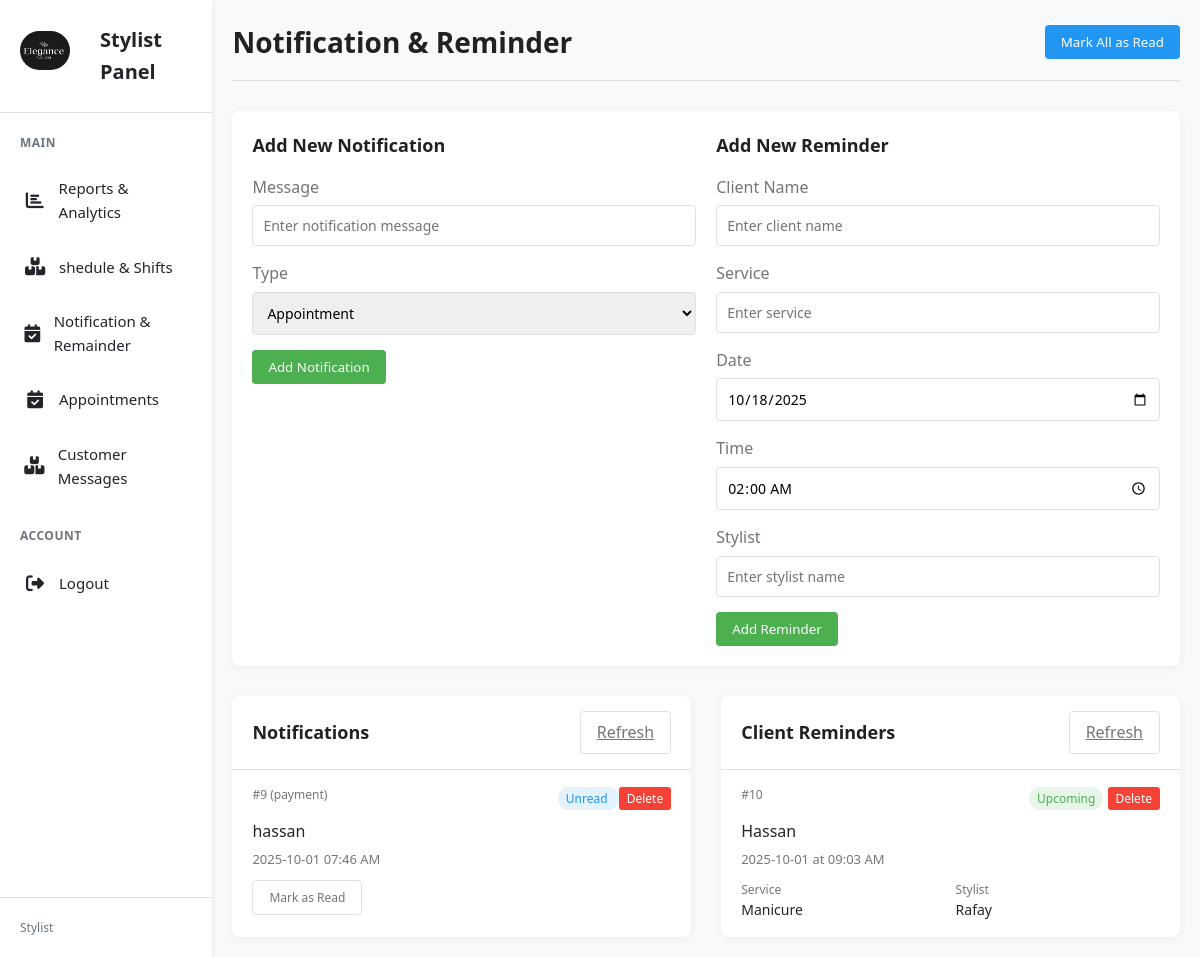
The page /stylist/notify.php on the database its author committed.
### tables this page shows
CREATE TABLE `notifications` (
  `id` int(11) NOT NULL,
  `message` text NOT NULL,
  `type` varchar(50) NOT NULL,
  `status` enum('read','unread') DEFAULT 'unread',
  `created_at` timestamp NOT NULL DEFAULT current_timestamp()
);

CREATE TABLE `reminders` (
  `id` int(11) NOT NULL,
  `client_name` varchar(100) NOT NULL,
  `service` varchar(100) NOT NULL,
  `date` date NOT NULL,
  `time` time NOT NULL,
  `stylist` varchar(50) NOT NULL,
  `status` enum('upcoming','completed','cancelled') DEFAULT 'upcoming',
  `created_at` timestamp NOT NULL DEFAULT current_timestamp()
);

### stylist/notify.php (the view, shortened to what this page needs)
<!DOCTYPE html>
<html lang="en">
<head>
  <link rel="stylesheet" href="css/notify.css">
</head>
<body>
<?php include "side.php"; ?>
    <?php
    $servername = "localhost";
    $username = "root";
    $password = "";
    $dbname = "elegence";
    $conn = mysqli_connect($servername, $username, $password, $dbname);
    $notifications_sql = "SELECT * FROM notifications ORDER BY created_at DESC";
    $notifications_result = mysqli_query($conn, $notifications_sql);
    $reminders_sql = "SELECT * FROM reminders ORDER BY date, time ASC";
    $reminders_result = mysqli_query($conn, $reminders_sql);
    ?>
    <div class="dashboard-container">
        <header>
            <h1>Notification & Reminder</h1>
            <form method="POST" style="display: inline;">
                <button type="submit" name="mark_all_read" class="btn btn-primary">Mark All as Read</button>
            </form>
        </header>
        <div class="form-container">
            <div class="form-grid">
                <div>
                    <h3 class="form-title">Add New Notification</h3>
                    <form method="POST">
                        <div class="form-group">
                            <label for="notificationMessage">Message</label>
                            <input type="text" id="notificationMessage" name="notification_message" class="form-control" placeholder="Enter notification message" required>
                        </div>
                        <div class="form-group">
                            <label for="notificationType">Type</label>
                            <select id="notificationType" name="notification_type" class="form-control">
                                <option value="appointment">Appointment</option>
                            </select>
                        </div>
                        <button type="submit" name="add_notification" class="btn btn-success">Add Notification</button>
                    </form>
                </div>
                <div>
                    <h3 class="form-title">Add New Reminder</h3>
                    <form method="POST">
                        <div class="form-group">
                            <label for="clientName">Client Name</label>
                            <input type="text" id="clientName" name="client_name" class="form-control" placeholder="Enter client name" required>
                        </div>
                        <div class="form-group">
                            <label for="service">Service</label>
                            <input type="text" id="service" name="service" class="form-control" placeholder="Enter service" required>
                        </div>
                        <div class="form-group">
                            <label for="reminderDate">Date</label>
                            <input type="date" id="reminderDate" name="reminder_date" class="form-control" required>
                        </div>
                        <div class="form-group">
                            <label for="reminderTime">Time</label>
                            <input type="time" id="reminderTime" name="reminder_time" class="form-control" required>
                        </div>
                        <div class="form-group">
                            <label for="stylist">Stylist</label>
                            <input type="text" id="stylist" name="stylist" class="form-control" placeholder="Enter stylist name" required>
                        </div>
                        <button type="submit" name="add_reminder" class="btn btn-success">Add Reminder</button>
                    </form>
                </div>
            </div>
        </div>
        <div class="dashboard-grid">
            <div class="module">
                <div class="module-header">
                    <h2 class="module-title">Notifications</h2>
                    <a href="<?php echo $_SERVER['PHP_SELF']; ?>" class="btn btn-outline">Refresh</a>
                </div>
                <div class="module-content" id="notificationsList">
                    <?php if (mysqli_num_rows($notifications_result) > 0): ?>
                        <?php while($notification = mysqli_fetch_assoc($notifications_result)): ?>
                            <div class="notification-item">
                                <div class="notification-header">
                                    <span class="notification-id">#<?php echo $notification['id']; ?> (<?php echo $notification['type']; ?>)</span>
                                    <div>
                                        <span class="notification-status <?php echo $notification['status'] == 'unread' ? 'status-unread' : 'status-read'; ?>">
                                            <?php echo $notification['status'] == 'unread' ? 'Unread' : 'Read'; ?>
                                        </span>
                                        <form method="POST" style="display: inline;">
                                            <button type="submit" name="delete_notification" class="delete-btn" onclick="return confirm('Are you sure you want to delete this notification?')">Delete</button>
                                        </form>
                                    </div>
                                </div>
                                <div class="notification-message"><?php echo $notification['message']; ?></div>
                                <div class="notification-datetime"><?php echo date('Y-m-d H:i A', strtotime($notification['created_at'])); ?></div>
                                <div class="action-buttons">
                                    <?php if ($notification['status'] == 'unread'): ?>
                                        <form method="POST" style="display: inline;">
                                            <button type="submit" name="mark_read" class="btn btn-outline" style="font-size: 12px;">Mark as Read</button>
                                        </form>
                                    <?php endif; ?>
                                </div>
                            </div>
                        <?php endwhile; ?>
                    <?php else: ?>
                        <div class="empty-state">
                            <p>No notifications at this time</p>
                        </div>
                    <?php endif; ?>
                </div>
            </div>
            <div class="module">
                <div class="module-header">
                    <h2 class="module-title">Client Reminders</h2>
                    <a href="<?php echo $_SERVER['PHP_SELF']; ?>" class="btn btn-outline">Refresh</a>
                </div>
                <div class="module-content" id="remindersList">
                    <?php if (mysqli_num_rows($reminders_result) > 0): ?>
                        <?php while($reminder = mysqli_fetch_assoc($reminders_result)): ?>
                            <div class="reminder-item">
                                <div class="reminder-header">
                                    <span class="reminder-id">#<?php echo $reminder['id']; ?></span>
                                    <div>
                                        <span class="reminder-status status-upcoming">Upcoming</span>
                                        <form method="POST" style="display: inline;">
                                            <button type="submit" name="delete_reminder" class="delete-btn" onclick="return confirm('Are you sure you want to delete this reminder?')">Delete</button>
                                        </form>
                                    </div>
                                </div>
                                <div class="reminder-client"><?php echo $reminder['client_name']; ?></div>
                                <div class="reminder-datetime"><?php echo $reminder['date']; ?> at <?php echo date('h:i A', strtotime($reminder['time'])); ?></div>
                                <div class="reminder-details">
                                    <div class="detail-item">
                                        <span class="detail-label">Service</span>
                                        <span class="detail-value"><?php echo $reminder['service']; ?></span>
                                    </div>
                                    <div class="detail-item">
                                        <span class="detail-label">Stylist</span>
                                        <span class="detail-value"><?php echo $reminder['stylist']; ?></span>
                                    </div>
                                </div>
                            </div>
                        <?php endwhile; ?>
                    <?php else: ?>
                        <div class="empty-state">
                            <p>No upcoming reminders</p>
                        </div>
                    <?php endif; ?>
                </div>
            </div>
        </div>
    </div>
</body>
</html>

### stylist/css/notify.css (style rules this page uses)
:root { --white: #ffffff; --light-gray: #f5f5f5; --medium-gray: #e0e0e0; --dark-gray: #757575; --black: #212121; --blue: #2196f3; --blue-light: #e3f2fd; --green: #4caf50; --green-light: #e8f5e9; }
* { margin: 0; padding: 0; box-sizing: border-box; font-family: 'Segoe UI', Tahoma, Geneva, Verdana, sans-serif; }
body { background-color: var(--light-gray); color: var(--black); line-height: 1.6; }
.dashboard-container { width: 100%; max-width: 1200px; margin: 0 auto; padding: 20px; }
header { display: flex; justify-content: space-between; align-items: center; margin-bottom: 30px; padding-bottom: 15px; border-bottom: 1px solid var(--medium-gray); }
h1 { font-size: 28px; font-weight: 600; color: var(--black); }
.dashboard-grid { display: grid; grid-template-columns: 1fr 1fr; gap: 30px; }
.module { background-color: var(--white); border-radius: 8px; box-shadow: 0 2px 10px rgba(0, 0, 0, 0.05); overflow: hidden; }
.module-header { background-color: var(--white); padding: 15px 20px; border-bottom: 1px solid var(--medium-gray); display: flex; justify-content: space-between; align-items: center; }
.module-title { font-size: 18px; font-weight: 600; color: var(--black); }
.module-content { padding: 0; }
.notification-item, .reminder-item { padding: 15px 20px; border-bottom: 1px solid var(--medium-gray); transition: background-color 0.2s; }
.notification-item:last-child, .reminder-item:last-child { border-bottom: none; }
.notification-header, .reminder-header { display: flex; justify-content: space-between; margin-bottom: 8px; }
.notification-id, .reminder-id { font-size: 12px; color: var(--dark-gray); }
.notification-status, .reminder-status { font-size: 12px; padding: 3px 8px; border-radius: 12px; font-weight: 500; }
.status-unread { background-color: var(--blue-light); color: var(--blue); }
.status-upcoming { background-color: var(--green-light); color: var(--green); }
.notification-message, .reminder-client { font-weight: 500; margin-bottom: 5px; }
.notification-datetime, .reminder-datetime { font-size: 13px; color: var(--dark-gray); }
.reminder-details { display: grid; grid-template-columns: 1fr 1fr; gap: 10px; margin-top: 10px; }
.detail-item { display: flex; flex-direction: column; }
.detail-label { font-size: 12px; color: var(--dark-gray); }
.detail-value { font-size: 14px; font-weight: 500; }
.btn { padding: 8px 16px; border: none; border-radius: 4px; cursor: pointer; font-weight: 500; transition: all 0.2s; }
.btn-primary { background-color: var(--blue); color: var(--white); }
.btn-success { background-color: var(--green); color: var(--white); }
.btn-outline { background-color: transparent; border: 1px solid var(--medium-gray); color: var(--dark-gray); }
.form-container { background-color: var(--white); border-radius: 8px; box-shadow: 0 2px 10px rgba(0, 0, 0, 0.05); padding: 20px; margin-bottom: 30px; }
.form-grid { display: grid; grid-template-columns: 1fr 1fr; gap: 20px; }
.form-group { margin-bottom: 15px; }
.form-group label { display: block; margin-bottom: 5px; font-weight: 500; color: var(--dark-gray); }
.form-control { width: 100%; padding: 10px; border: 1px solid var(--medium-gray); border-radius: 4px; font-size: 14px; }
.form-title { font-size: 18px; font-weight: 600; margin-bottom: 15px; color: var(--black); }
.action-buttons { display: flex; gap: 10px; margin-top: 10px; }
.delete-btn { background-color: #f44336; color: white; border: none; padding: 3px 8px; border-radius: 3px; cursor: pointer; font-size: 12px; }

### stylist/css/side.css (style rules this page uses)
* { margin: 0; padding: 0; box-sizing: border-box; font-family: 'Segoe UI', Tahoma, Geneva, Verdana, sans-serif; }
:root { --primary: #ffffff; --secondary: #f8f9fa; --accent: #e9ecef; --text: #212529; --text-light: #6c757d; --border: #dee2e6; --hover: #f1f3f5; --active: #007bff; --shadow: 0 4px 6px rgba(0, 0, 0, 0.1); }
body { background-color: var(--secondary); color: var(--text); display: flex; min-height: 100vh; }

### rows shown on the page
notifications: id "9", type "payment", status "Unread", message "hassan", created_at "2025-10-01 07:46 AM"
reminders: id "10", client_name "Hassan", date "2025-10-01", time "09:03 AM", service "Manicure", stylist "Rafay"
